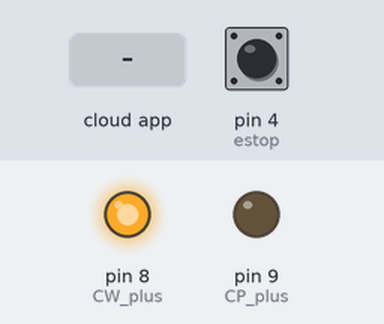
This sketch was run on a simulated Arduino Uno, built with avr-gcc and run on an emulated ATmega328P. Parts: output pins drawn as LEDs (lit = HIGH). Inputs (shaded band) come from the test bench; at power-on: pin 4 (estop) LOW. The ROS host is connected and sends only what is stated.

Above: at 1.2 s.
1.3 s: the phone or cloud app sets steering to -100
At 1.7 s:
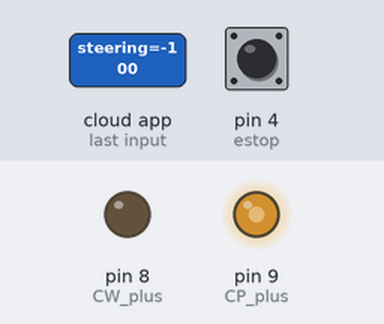
4.3 s: the phone or cloud app sets steering to 0
At 5.2 s:
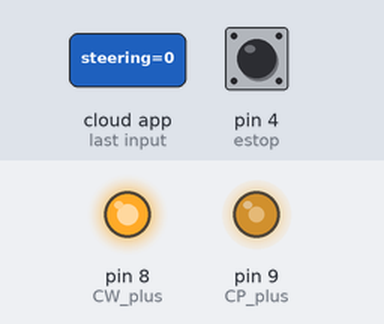
7.3 s: the phone or cloud app sets steering to -100
At 8.7 s:
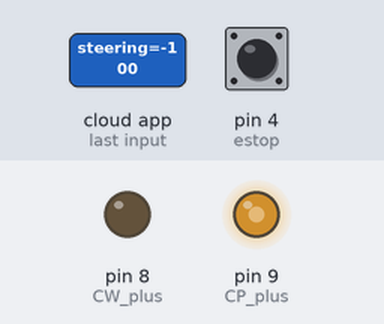
10.3 s: the phone or cloud app sets steering to 100
At 11.0 s:
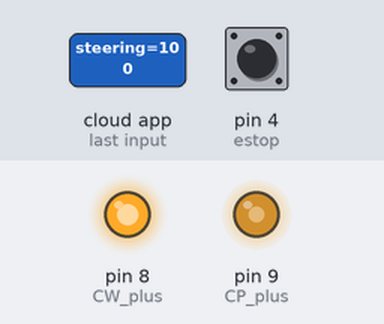
13.3 s: pin 4 (estop) pulled HIGH for 0.15 s
At 14.2 s:
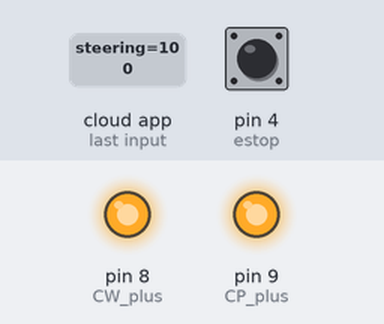
14.9 s: the phone or cloud app sets steering to 0
At 15.6 s:
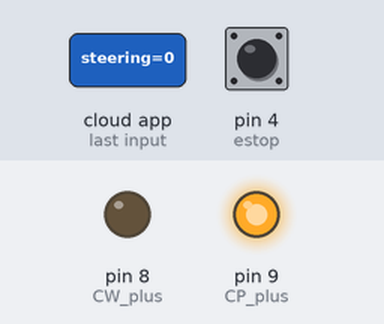
Timing chart, 0 to 17.4 s (numbered marks = the images above; inputs shaded):
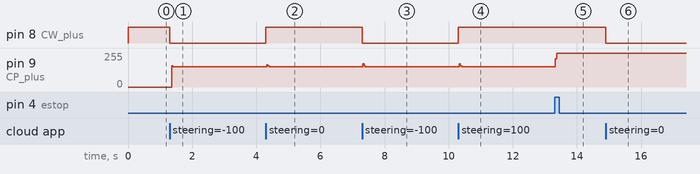

The sketch:

Steering_motor_with_Estop6.ino
```cpp
/*
  Steering motor & potentiometer & e-stop
  D0,1,2,3,4,5,6,7,8,9,10,11,12,13,A0,1,2,3,4,5
   x,x,2,3,x,5,6,7,x,x,10,11,12,13, x,1,2,3,4,5
  --
  Pin assignment
  D8 cw_plus dir, D9 cp_plus pulse
  D4 estop,A0 potentiometer
  ---
  Wire assignment
  --E-stop-----
  D4 ----PULLUP Normal->LOW Estop->HIGH
  --Steering motor-------------------------------
          --------------
  D8------|dir          |  left rotation plus
  D9------|pulse        |  right rotation minus
          ---------------
  ----Potentio meter----------
              ---------------
  5V---RED----|Potentiometer|  left rotation zero
  GND--BLACK--|             |  right rotation plus
  A0---GREEN--|             |
              ---------------
  ------
  TOPIC in-------
  steering-> Float32
  TOPIC out---------
  c_steering <- Float32
*/

#include <ros.h>
#include <std_msgs/Float32.h>
ros::NodeHandle nh;
std_msgs::Float32 c_steering;
ros::Publisher pub("c_steering", &c_steering);

#define USEPOTENTIOMETER 0           /// 0 not use potentionmeter/// 1 use potentiometer

int CP_plus = 9;
int CW_plus = 8;
int estop = 4;
int steer_angle = A0; // from potentiometer(steering)
float steering_target = 0.0;
bool steering_topic = false;
int steering_dir = 1;;
int steering_count = 0;
void steeringCb(const std_msgs::Float32 &steering)
{
  steering_target = steering.data;
  if (steering_target > 28.) steering_target =  28.;
  else if (steering_target < -28.) steering_target = -28.;
  float diff_steering;
#if !(USEPOTENTIOMETER)
  diff_steering = steering_target - c_steering.data;
#else
  c_steering.data = -(analogRead(steer_angle) - 512.0) / 512.0 * 40;
  diff_steering = steering_target - c_steering.data;
#endif
  int pulse = (int)diff_steering * (400. / 360.) * (360. / (37.5 / 4)) ; ///wheel angle need calculate
  if (diff_steering > 0.) {
    steering_dir = 1;
    steering_count = pulse * 1.5;
  } else {
    steering_dir = -1;
    steering_count = - pulse * 1.5;
  }
  steering_topic = true;
  pub.publish(&c_steering);
}
ros::Subscriber<std_msgs::Float32> sub("steering", &steeringCb);
unsigned long publishtime = 0;

bool estop_on = false;
bool estop_flag = false;
bool estop_flag_pre = false;
void setup()
{
  pinMode(CP_plus, OUTPUT);
  pinMode(CW_plus, OUTPUT);
  pinMode(estop, INPUT);
  pinMode(steer_angle, INPUT);
  digitalWrite(CW_plus, HIGH);
  c_steering.data = 0.0;
  nh.initNode();
  nh.subscribe(sub);
  nh.advertise(pub);
  publishtime = millis() + 50;
  estop_flag = digitalRead(estop);
  estop_flag_pre = estop_flag;
  estop_on = estop_flag;
}

int delaytime = 10;
int steering_dir1 = 0;
int steering_count1 = 0;
void loop() {
  unsigned long c_millis = millis();
  estop_flag = digitalRead(estop);
  if(estop_flag_pre == false && estop_flag == true) {
    estop_on = true;
  }
  if(estop_on == true){
    steering_dir1 = 0;
    steering_count1 = 0;
    steering_topic = false;
  }
  if (estop_flag_pre == true && estop_flag == false) {
    estop_on = false;
  }
  if (steering_topic == true) {
    steering_count1 = steering_count;
    steering_dir1 = steering_dir;
    if (steering_dir1 > 0) digitalWrite(CW_plus, true);
    if (steering_dir1 < 0) digitalWrite(CW_plus, false);
    delaytime = 5;
    steering_topic = false;
  }
  if (steering_count1 > 0) {
    digitalWrite(CP_plus, LOW);
    delay(delaytime);     //motor speed
    digitalWrite(CP_plus, HIGH);
    delay(delaytime--);
    if(delaytime < 1) delaytime = 1;
    steering_count1--;
#if(USEPOTENTIOMETER)
    c_steering.data = -(analogRead(steer_angle) - 512.0) / 512.0 * 40;
#else
    c_steering.data += (steering_dir1 / ((400. / 360.) * (360. / (37.5 / 4))));
#endif
    if (abs(c_steering.data - steering_target) < 0.03) {
      steering_count1 = 0;
      steering_dir1 = 0;
    }
  }
  estop_flag_pre = estop_flag;
  if (c_millis > publishtime) {
    pub.publish(&c_steering);
    publishtime = c_millis + 50;
  }
  nh.spinOnce();
}
```

Measured:
- after the input at 1.3 s, pin 8 (CW_plus): HIGH → LOW at once; pin 9 (CP_plus): 0/255 → 152/255 after 0.06 s
- after the input at 4.3 s, pin 8 (CW_plus): LOW → HIGH at once
- after the input at 7.3 s, pin 8 (CW_plus): HIGH → LOW at once; pin 9 (CP_plus): 152/255 → 151/255 at once
- after the input at 10.3 s, pin 8 (CW_plus): LOW → HIGH at once; pin 9 (CP_plus): 151/255 → 152/255 at once
- after the input at 13.3 s, pin 9 (CP_plus): 152/255 → 255/255 at once
- after the input at 14.9 s, pin 8 (CW_plus): HIGH → LOW at once
